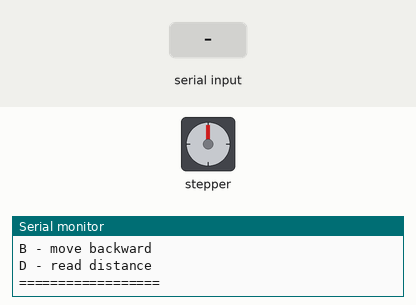
Simulated run of this sketch. Board: Arduino Uno, built with avr-gcc and run on an emulated ATmega328P. Parts: stepper motor, the last lines printed to the serial monitor. Inputs (shaded band) come from the test bench. Stepper angles assume 200 steps per turn.

Above: at 1.2 s.
1.3 s: "F" received over Serial
At 1.75 s:
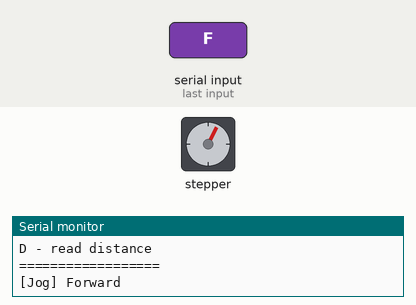
At 2.36 s:
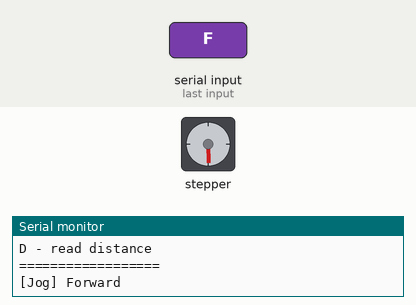
4.3 s: "B" received over Serial
At 4.45 s:
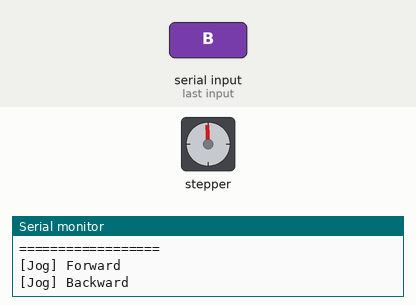
Timing chart, 0 to 7.6 s (numbered marks = the images above; inputs shaded):
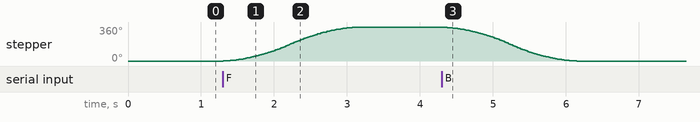

Measured:
- after the input at 1.3 s, stepper: turns 360° clockwise in 1.8 s, starting at once
- after the input at 4.3 s, stepper: turns 360° counter-clockwise in 1.8 s, starting at once

The sketch:

calibrate_bill_sorter.ino
```cpp
// Calibration Helper for Bill Sorter
// Uses ultrasonic sensor + manual stepper jogging to determine bin distances

#include <AccelStepper.h>

const int DIR_PIN  = 3;
const int STEP_PIN = 4;
AccelStepper stepper(AccelStepper::DRIVER, STEP_PIN, DIR_PIN);

// Ultrasonic pins
const int TRIG_PIN = 5;
const int ECHO_PIN = 6;

// Step Config
const int JOG_STEPS = 200;     // steps per jog command
const int SPEED = 400;

void setup() {
  Serial.begin(9600);

  pinMode(TRIG_PIN, OUTPUT);
  pinMode(ECHO_PIN, INPUT);

  stepper.setMaxSpeed(SPEED);
  stepper.setAcceleration(200);

  Serial.println("=== Calib Mode ===");
  Serial.println("Commands:");
  Serial.println("F - move forward");
  Serial.println("B - move backward");
  Serial.println("D - read distance");
  Serial.println("==================");
}

float readDistanceCm() {
  digitalWrite(TRIG_PIN, LOW);
  delayMicroseconds(2);
  digitalWrite(TRIG_PIN, HIGH);
  delayMicroseconds(10);
  digitalWrite(TRIG_PIN, LOW);

  long duration = pulseIn(ECHO_PIN, HIGH, 30000);
  float dist = duration * 0.034 / 2.0;
  return dist;
}

void loop() {
  if (Serial.available()) {
    char cmd = Serial.read();

    if (cmd == 'F') {
      Serial.println("[Jog] Forward");
      stepper.move(JOG_STEPS);
    } else if (cmd == 'B') {
      Serial.println("[Jog] Backward");
      stepper.move(-JOG_STEPS);
    } else if (cmd == 'D') {
      float d = readDistanceCm();
      Serial.print("[Distance] ");
      Serial.print(d);
      Serial.println(" cm");
    }
  }

  stepper.run();
}
```
